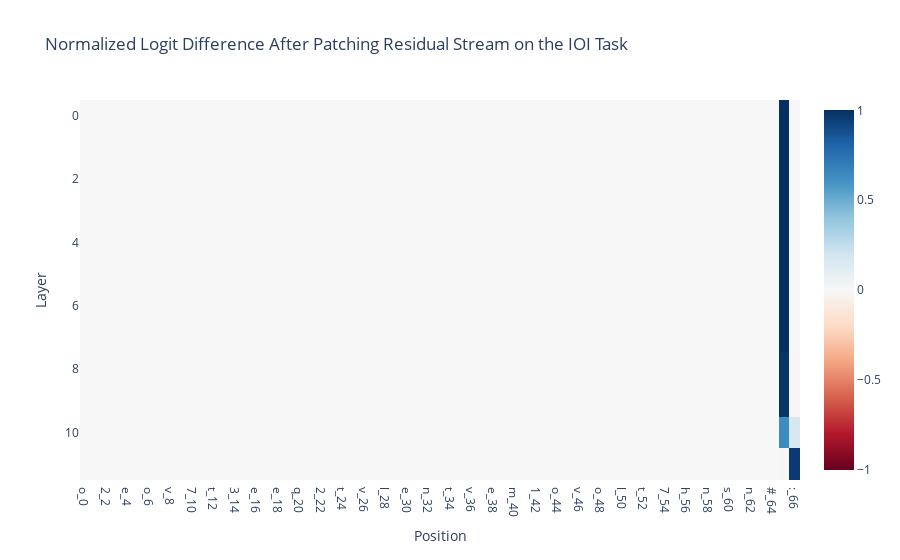

Source (notebook cell):
### Markdown cell above
We can now visualize the results, and see that this computation is extremely localised within the model. Initially, the second subject (Mary) token is all that matters (naturally, as it's the only different token), and all relevant information remains here until heads in layer 7 and 8 move this to the final token where it's used to predict the indirect object.
(Note - the heads are in layer 7 and 8, not 8 and 9, because we patched in the residual stream at the *start* of each layer)

### Code cell
# Add the index to the end of the label, because plotly doesn't like duplicate labels
token_labels = [f"{token}_{index}" for index, token in enumerate(model.to_str_tokens(clean_tokens))]
imshow(
    ioi_patching_result,
    x=token_labels,
    xaxis="Position",
    yaxis="Layer",
    title="Normalized Logit Difference After Patching Residual Stream on the IOI Task",
)

### Figure 1 — Plotly figure (JSON) as saved in the notebook; plotly's stock layout.template omitted (floating-point values rounded to 4 significant figures; data arrays with more than 128 entries replaced by an {"elided": "..."} marker saying what was removed)
{"data": [{"coloraxis": "coloraxis", "hovertemplate": "Position: %{x}<br>Layer: %{y}<br>color: %{z}<extra></extra>", "name": "0", "type": "heatmap", "x": ["o_0", "=_1", "2_2", ",_3", "e_4", "=_5", "o_6", ",_7", "v_8", "=_9", "7_10", ",_11", "t_12", "=_13", "3_14", ",_15", "e_16", "=_17", "e_18", ",_19", "q_20", "=_21", "2_22", ",_23", "t_24", "=_25", "v_26", ",_27", "l_28", "=_29", "e_30", ",_31", "n_32", "=_33", "t_34", ",_35", "v_36", "=_37", "e_38", ",_39", "m_40", "=_41", "1_42", ",_43", "o_44", "=_45", "v_46", ",_47", "o_48", "=_49", "l_50", ",_51", "t_52", "=_53", "7_54", ",_55", "h_56", "=_57", "n_58", ",_59", "s_60", "=_61", "n_62", ",_63", "#_64", "o_65", ":_66"], "xaxis": "x", "yaxis": "y", "z": {"elided": "12x67 float values"}}], "layout": {"coloraxis": {"cmid": 0, "colorscale": [[0, "rgb(103,0,31)"], [0.1, "rgb(178,24,43)"], [0.2, "rgb(214,96,77)"], [0.3, "rgb(244,165,130)"], [0.4, "rgb(253,219,199)"], [0.5, "rgb(247,247,247)"], [0.6, "rgb(209,229,240)"], [0.7, "rgb(146,197,222)"], [0.8, "rgb(67,147,195)"], [0.9, "rgb(33,102,172)"], [1, "rgb(5,48,97)"]]}, "title": {"text": "Normalized Logit Difference After Patching Residual Stream on the IOI Task"}, "xaxis": {"anchor": "y", "constrain": "domain", "domain": [0, 1], "scaleanchor": "y", "title": {"text": "Position"}}, "yaxis": {"anchor": "x", "autorange": "reversed", "constrain": "domain", "domain": [0, 1], "title": {"text": "Layer"}}}}
